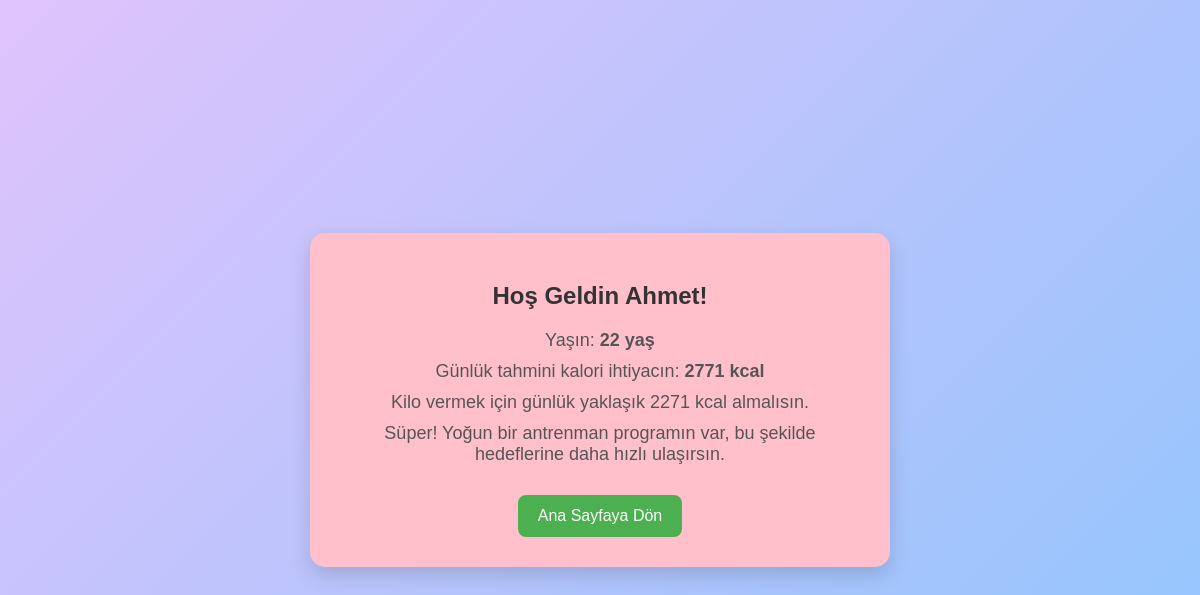
Screenshot of /pages/hesapla.php with the database file from the repository.
### tables this page shows
CREATE TABLE `user` (
  `u_id` int(11) NOT NULL,
  `u_adi` varchar(50) NOT NULL,
  `u_soyadi` varchar(50) NOT NULL,
  `u_tc` varchar(11) DEFAULT NULL,
  `u_telefon` varchar(20) DEFAULT NULL,
  `u_mail` varchar(50) NOT NULL,
  `u_dogumtarih` date NOT NULL,
  `u_kilo` int(3) DEFAULT NULL,
  `u_boy` int(3) DEFAULT NULL,
  `u_antrenman_suresi` int(3) DEFAULT NULL,
  `u_cinsiyet` enum('erkek','kadın') DEFAULT NULL,
  `u_aktivite` enum('hareketsiz','hafif','orta','çok') DEFAULT NULL,
  `u_hedef` enum('kilo_vermek','kilo_korumak','kilo_almak') DEFAULT NULL,
  `u_sifre` varchar(50) NOT NULL,
  `gunluk_kalori` int(11) DEFAULT 0,
  `profil_resmi` varchar(255) DEFAULT NULL
);

### pages/hesapla.php (the view, shortened to what this page needs)
<?php
require_once('../includes/connection.php');
$sql = "SELECT * FROM user ORDER BY u_id DESC LIMIT 1";
$stmt = $connection->prepare($sql);
$stmt->execute();
$user = $stmt->fetch(PDO::FETCH_ASSOC);
$kilo = $user['u_kilo'];
$boy = $user['u_boy'];
$antrenman_suresi = $user['u_antrenman_suresi'];
$cinsiyet = $user['u_cinsiyet'];
$aktivite = $user['u_aktivite'];
$hedef = $user['u_hedef'];
$dogumtarih = $user['u_dogumtarih'];
$dogum = new DateTime($dogumtarih);
$bugun = new DateTime();
$yas = $bugun->diff($dogum)->y;
if ($cinsiyet == 'erkek') {
    $bmr = 10 * $kilo + 6.25 * $boy - 5 * $yas + 5;
} else {
    $bmr = 10 * $kilo + 6.25 * $boy - 5 * $yas - 161;
}
switch ($aktivite) {
    case 'orta':
        $aktivite_katsayisi = 1.55;
        break;
}
$gunluk_kalori = round($bmr * $aktivite_katsayisi);
if ($hedef == 'kilo_vermek') {
    $hedef_kalori = $gunluk_kalori - 500;
    $hedef_mesaj = "Kilo vermek için günlük yaklaşık $hedef_kalori kcal almalısın.";
} elseif ($hedef == 'kilo_almak') {
    $hedef_kalori = $gunluk_kalori + 300;
    $hedef_mesaj = "Kilo almak için günlük yaklaşık $hedef_kalori kcal almalısın.";
} else {
    $hedef_kalori = $gunluk_kalori;
    $hedef_mesaj = "Kilonu korumak için günlük yaklaşık $hedef_kalori kcal almalısın.";
}
if ($antrenman_suresi < 30) {
    $antrenman_mesaj = "Antrenman süren az. Günlük en az 30 dakika egzersiz öneriyoruz.";
} elseif ($antrenman_suresi >= 30 && $antrenman_suresi <= 60) {
    $antrenman_mesaj = "Antrenman süren iyi. Düzenli devam edersen hedeflerine rahat ulaşırsın.";
} else {
    $antrenman_mesaj = "Süper! Yoğun bir antrenman programın var, bu şekilde hedeflerine daha hızlı ulaşırsın.";
}
?>
<!DOCTYPE html>
<html lang="tr">
<head>
    <link rel="stylesheet" href="/proje/assets/css/hesapla.css?v=<?= time(); ?>">
</head>
<body>
    <div class="container">
        <h2>Hoş Geldin <?php echo htmlspecialchars($user['u_adi']); ?>!</h2>
        <p>Yaşın: <strong><?php echo $yas; ?> yaş</strong></p>
        <p>Günlük tahmini kalori ihtiyacın: <strong><?php echo $gunluk_kalori; ?> kcal</strong></p>
        <p><?php echo $hedef_mesaj; ?></p>
        <p><?php echo $antrenman_mesaj; ?></p>
        <a href="/proje/index.php" class="button">Ana Sayfaya Dön</a>
    </div>
</body>
</html>

### assets/css/hesapla.css (style rules this page uses)
body { margin: 0; padding: 0; background: linear-gradient(135deg, #e0c3fc 0%, #8ec5fc 100%); font-family: 'Poppins', sans-serif; height: 100vh; display: flex; justify-content: center; align-items: center; }
.container { background: pink; padding: 30px 40px; border-radius: 15px; box-shadow: 0 8px 20px rgba(0,0,0,0.15); width: 90%; max-width: 500px; text-align: center; }
h2 { margin-bottom: 20px; color: #333; }
p { margin: 10px 0; font-size: 18px; color: #555; }
.button { display: inline-block; margin-top: 20px; padding: 12px 20px; background-color: #4CAF50; color: white; border-radius: 8px; text-decoration: none; font-size: 16px; }

### rows the page displays
user: u_adi "Ahmet", gunluk_kalori "2771", hedef_mesaj "Kilo vermek için günlük yaklaşık 2271 kcal almalısın.", u_antrenman_suresi "Süper! Yoğun bir antrenman programın var, bu şekilde hedeflerine daha hızlı ulaşırsın."
